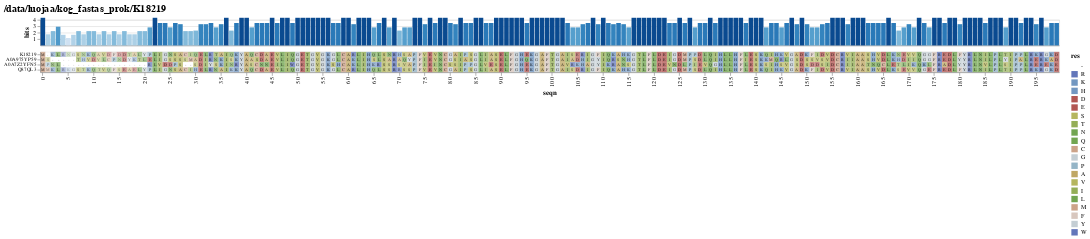

Source (notebook cell):
### Code cell
chartaln

### Figure 1 — Vega-Lite specification as saved in the notebook (floating-point values rounded to 4 significant figures; data arrays with more than 128 entries replaced by an {"elided": "..."} marker saying what was removed)
{"config": {"view": {"continuousWidth": 300, "continuousHeight": 300}}, "vconcat": [{"data": {"name": "data-909078a33caca02dd3d3813b95d37f0a"}, "mark": {"type": "bar"}, "encoding": {"color": {"field": "entropy", "legend": null, "type": "quantitative"}, "tooltip": {"field": "entropy", "type": "quantitative"}, "x": {"axis": {"grid": false, "labels": false, "ticks": false, "title": null}, "field": "seqn", "type": "ordinal"}, "y": {"axis": {"title": "bits", "values": [1, 2, 3, 4]}, "field": "entropy", "scale": {"domain": [0, 4]}, "type": "quantitative"}}, "height": 40, "width": 1592.0}, {"layer": [{"mark": {"type": "rect"}, "encoding": {"color": {"field": "res", "scale": {"domain": ["-", "R", "K", "H", "D", "E", "S", "T", "N", "Q", "C", "G", "P", "A", "V", "I", "L", "M", "F", "Y", "W"], "range": ["white", "#6276ba", "#7297c1", "#7297c1", "#b25652", "#b25652", "#b5b65e", "#94ae57", "#72a551", "#72a551", "#cca389", "#c4ced4", "#95b5c7", "#bfa764", "#b5b65e", "#94ae57", "#72a551", "#cca389", "#d8c7be", "#c4ced4", "#6276ba"]}, "type": "nominal"}, "opacity": {"field": "opacity", "legend": null, "type": "quantitative"}, "tooltip": [{"field": "sequence", "type": "nominal"}, {"field": "seqn", "type": "quantitative"}, {"field": "res", "type": "nominal"}, {"field": "entropy", "type": "quantitative"}], "x": {"axis": {"grid": false, "values": [0, 5, 10, 15, 20, 25, 30, 35, 40, 45, 50, 55, 60, 65, 70, 75, 80, 85, 90, 95, 100, 105, 110, 115, 120, 125, 130, 135, 140, 145, 150, 155, 160, 165, 170, 175, 180, 185, 190, 195]}, "field": "seqn", "type": "ordinal"}, "y": {"axis": {"grid": false, "labelFontSize": 8, "labelLimit": 1000, "title": null}, "field": "sequence", "sort": null, "type": "ordinal"}}}, {"mark": {"type": "text", "align": "center", "color": "black", "fontSize": 6.5}, "encoding": {"opacity": {"field": "opacity", "legend": null, "type": "quantitative"}, "text": {"field": "res", "type": "nominal"}, "x": {"axis": {"grid": false, "values": [0, 5, 10, 15, 20, 25, 30, 35, 40, 45, 50, 55, 60, 65, 70, 75, 80, 85, 90, 95, 100, 105, 110, 115, 120, 125, 130, 135, 140, 145, 150, 155, 160, 165, 170, 175, 180, 185, 190, 195]}, "field": "seqn", "type": "ordinal"}, "y": {"axis": {"grid": false, "labelFontSize": 8, "labelLimit": 1000, "title": null}, "field": "sequence", "sort": null, "type": "ordinal"}}}], "data": {"name": "data-ad5d9ccecf33adfaab346f80e474ca08"}, "height": 32, "width": 1592.0}], "resolve": {"legend": {"angle": "independent"}}, "spacing": 8, "title": {"text": "/data/luojaa/kog_fastas_prok/K18219", "fontSize": 16}, "$schema": "https://vega.github.io/schema/vega-lite/v5.17.0.json", "datasets": {"data-909078a33caca02dd3d3813b95d37f0a": {"elided": "200 records"}, "data-ad5d9ccecf33adfaab346f80e474ca08": {"elided": "800 records"}}}
